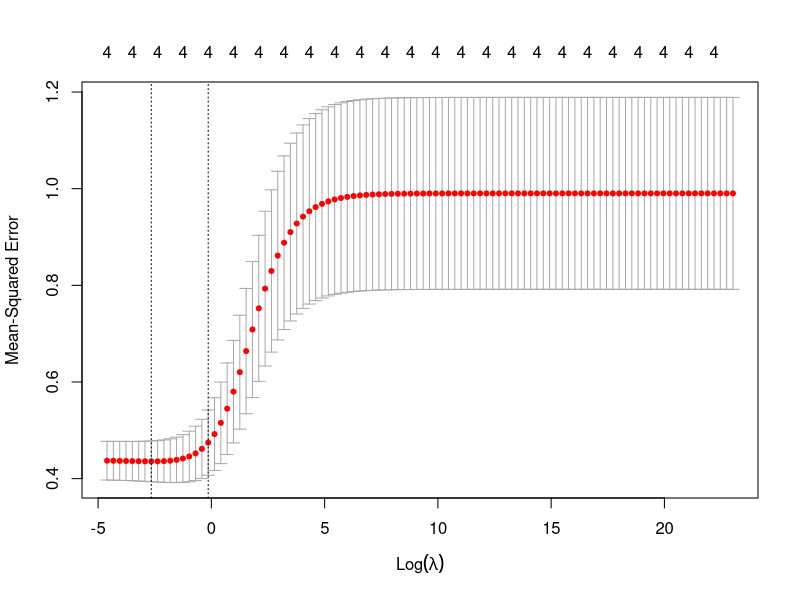

R code for this plot:
library(glmnet)

topSchools <- read.csv('data/top_schools.csv')
#View(topSchools)

#Subset the only columns I need to use for ridge regression
topSchools_subset <- topSchools[c('SATMT75', 'ACTMT75', 'ADM_RATE', 'COMP_ORIG_YR4_RT', 'MN_EARN_WNE_INC1_P10')]

topSchools_subset1 <- topSchools_subset
#transforming each column type so it will be numeric and will work when I try to scale the data set.
topSchools_subset1$SATMT75 <- as.numeric(as.character(topSchools_subset$SATMT75))
topSchools_subset1$ACTMT75 <- as.numeric(as.character(topSchools_subset$ACTMT75))
topSchools_subset1$ADM_RATE <- as.numeric(as.character(topSchools_subset$ADM_RATE))
topSchools_subset1$COMP_ORIG_YR4_RT <- as.numeric(as.character(topSchools_subset$COMP_ORIG_YR4_RT))
topSchools_subset1$MN_EARN_WNE_IC1_P10 <- as.numeric(as.character(topSchools_subset$MN_EARN_WNE_INC1_P10))

#Mean Centering and Standardizing (scaling the data)
topSchools_scaled <- scale(topSchools_subset1, center=TRUE, scale=TRUE)

#Partitioning the data
set.seed(12345)
#nrow(topSchools_scaled)

trainset <- read.csv('data/train-set.csv')
trainset_subset <- trainset[c('SATMT75', 'ACTMT75', 'ADM_RATE', 'COMP_ORIG_YR4_RT', 'MN_EARN_WNE_INC1_P10')]
trainset_subset$MN_EARN_WNE_INC1_P10 <- as.numeric(as.character(trainset_subset$MN_EARN_WNE_INC1_P10))
trainset_scaled <- scale(trainset_subset, center=T, scale=T)

trainset_scaled <- trainset_scaled[complete.cases(trainset_scaled),]

testset <- read.csv('data/test-set.csv')
testset_subset <- trainset[c('SATMT75', 'ACTMT75', 'ADM_RATE', 'COMP_ORIG_YR4_RT', 'MN_EARN_WNE_INC1_P10')]
testset_subset$MN_EARN_WNE_INC1_P10 <- as.numeric(as.character(testset_subset$MN_EARN_WNE_INC1_P10))
testset_scaled <- scale(testset_subset, center=T, scale=T)

testset_scaled <- testset_scaled[complete.cases(testset_scaled),]

x_train_scaled <- as.matrix(trainset_scaled[,1:4])
y_train_scaled <- as.matrix(trainset_scaled[,5])


x_test_scaled <- as.matrix(testset_scaled[,1:4])
y_test_scaled <- as.matrix(testset_scaled[,5])

x_full <- as.matrix(topSchools_scaled[,1:4])
y_full <- as.matrix(topSchools_scaled[,5])


#1 Run the corresponding fitting function on the train set using ten-fold cross-validation.
grid <- 10^seq(10, -2, length = 100)
set.seed(12345)
cv.out1 <- cv.glmnet(x_train_scaled, y_train_scaled, alpha=0, lambda=grid, intercept=FALSE, standardize=FALSE)

#2. Saving list of models(saved in Rdata file at the end)
#listModels <- cv.out

#3. To select the best model:
bestlambda1 <- cv.out1$lambda.min

#4. Plot the cross-validation errors in terms of the tunning 
##  parameter to visualize which parameter gives the "best" model:
#png(filename = "../../images/ridge-cross-validation-errors.png", width=800, height=600)
#plot(cv.out)
#dev.off()

#5. Once you identify the "best" model, use the test set to compute the test Mean Square Error(test MSE)
ridge_pred1 <- predict(cv.out1, s=bestlambda1, newx=x_test_scaled)
test_mse_ridge1 <- mean((ridge_pred1-y_test_scaled)^2)

#6. Last but not least, refit the model on the full data set using the parameter chosen by cross-validation.
##  This fit will give you the "official" coefficient estimates.
ridge_full1 <- glmnet(x_full, y_full, alpha = 0, lambda = bestlambda1, intercept = FALSE, standardize = FALSE)
#coeff_ridge <- predict(ridge_full, type = "coefficients", s = bestlambda)[1:length(topSchools_scaled),]
coeff_ridge1 <- coef(ridge_full1, s=bestlambda1)

#full prediction
ridge_pred_full1 <- predict(cv.out1, s=bestlambda1, newx = x_full)
full_mse_ridge1 <- mean((ridge_pred_full1-y_full)^2)

ridge1cor <- cor(topSchools_subset)

save(cv.out1, coeff_ridge1, bestlambda1, full_mse_ridge1, ridge1cor, file='data/rigde1-reg.RData')


#Plot the cross-validation errors
png("images/ridgeCV_lowest.png")
plot(cv.out1)
dev.off()
